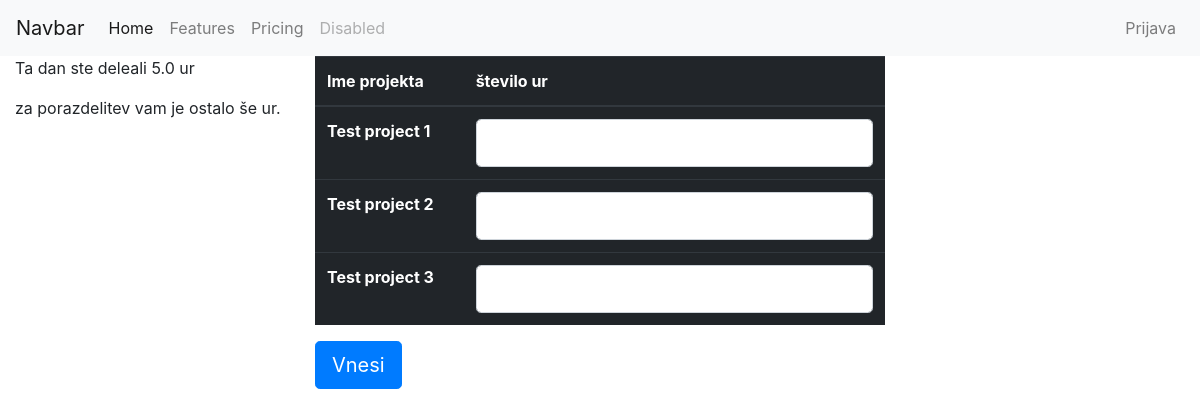
/user_admin/1/divide/12/, run on the app's committed database.
### user_admin/models.py (models this page shows, shortened)
class Projects(models.Model):
    TYPE_CHOICES = (
        ('S', 'Slovenski'),
        ('M', 'Mednarodni'),
    )
    title = models.CharField(max_length=255)
    project_type = models.CharField(max_length=1, choices=TYPE_CHOICES)
    project_budget = models.DecimalField(max_digits=10, decimal_places=2)
    project_ends = models.DateField()

### user_admin/views.py (the view)
# urls.py: path('<int:user_id>/divide/<int:work_day_id>/', views.divide_work_day, name="divide_work_day"),
def divide_work_day(request, user_id, work_day_id):
    work_day = get_object_or_404(WorkDay, pk=work_day_id)
    hours_worked = ((work_day.end_time.hour*60 + work_day.end_time.minute) - (work_day.start_time.hour*60 + work_day.start_time.minute))/60
    available_projects = Projects.objects.all()
    calc = 0
    for item in available_projects:
        calc+=1
    WDFormset = formset_factory(WorkOnProjectForm, extra=calc)
    if request.method == 'POST':
        temp = 1
        formset = WDFormset(request.POST)
        if formset.is_valid():
            for form in formset:
                inst = form.save(commit=False)
                inst.project_id = temp
                temp+=1
                inst.work_day_id = work_day_id
                if form.is_valid():
                    form.save()
                else:
                    print("ooooooooooo")
            return redirect('work_month_single', request.user.id, work_day.day.year, work_day.day.month)
        else:
            print("zzzzzZZZZzzzz")
    else:
        formset = WDFormset()
    return render(request, 'user_admin/divide_work_day.html', {'hours_worked': hours_worked, 'available_projects': available_projects, 'formset': formset})

### user_admin/templates/user_admin/divide_work_day.html (shortened to what this page needs)
{% extends 'base.html' %}
{% block content %}
    <div class="row">
        <div class="col-3">
            <p>Ta dan ste deleali <span class="hours-worked">{{ hours_worked }}</span> ur</p>
            <p>za porazdelitev vam je ostalo še  ur.</p>
        </div>
        <div class="col-6">
            <form class="divide-form" method="post" action="">
                <table class="table table-dark">
                    <thead>
                        <tr>
                            <th scope="col">Ime projekta</th>
                            <th scope="col">število ur</th>
                        </tr>
                    </thead>
                    <tbody>
                        {% for form in formset %}
                            {% with forloop.counter as x %}
                                <tr>
                                    {% for project in available_projects %}
                                        {% if project.id == x %}<th scope="row">{{ project.title }}</th>{% endif %}
                                    {% endfor %}
                                    {% for field in form %}
                                        {% if field.name == 'hours_worked' %}<td>{{ field }}</td>{% endif %}
                                    {% endfor %}
                                </tr>
                            {% endwith %}
                        {% endfor %}
                    </tbody>
                </table>
                <button type="submit" class="btn btn-primary btn-lg">Vnesi</button>
                <div class="row">
                    <div class="col-4">
                    </div>
                    <div class="alertz col-4">
                    </div>
                </div>
            </form>
        </div>
    </div>
{% endblock %}

### data on the page
Projects: title "Test project 1"
Projects: title "Test project 2"
Projects: title "Test project 3"

### other printed values
{{ hours_worked }} "5.0"
